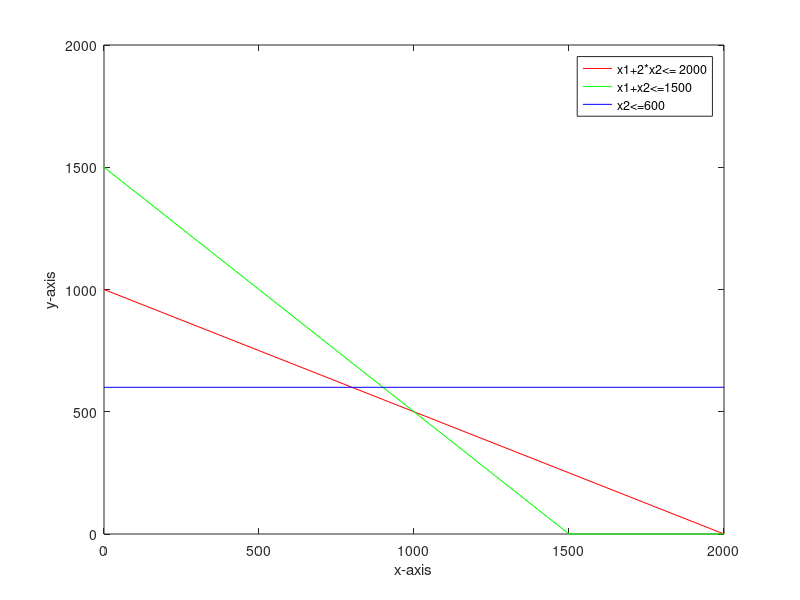

MATLAB code to generate this figure:
% Max z=3*x1+5*x2
%x1+2*x2<= 2000
%x1+x2<=1500
%x2<=600
%x1,x2>=0

%Plot the equations
clc
clear
format short
A=[1 2;1 1;0 1];
B=[2000;1500;600];
C=[3 5];
x1=0:100:max(B);
x21=(B(1,1)-A(1,1)*x1)/A(1,2);
x22=(B(2,1)-A(2,1)*x1)/A(2,2);
x23=(B(3,1)-A(3,1)*x1)/A(3,2);
x21=max(0,x21);
x22=max(0,x22);
x23=max(0,x23);
plot(x1,x21,'r',x1,x22,'g',x1,x23,'b');
legend('x1+2*x2<= 2000','x1+x2<=1500','x2<=600');
xlabel('x-axis');
ylabel('y-axis');

%find the corner points
CX1=find(x1==0);
C1=find(x21==0);
line1=transpose([x1([C1 CX1]);x21([C1 CX1])]);
C2=find(x22==0);
line2=transpose([x1([C2 CX1]);x22([C2 CX1])]);
C3=find(x23==0);
line3=transpose([x1([C3 CX1]);x23([C3 CX1])]);
corpt=unique([line1;line2;line3],'rows');

%find intersection points and all points
pt=[0 0];
for i=1:size(A,1)
    for j=i+1:size(A,1)
        A1=A([i,j],:);
        B1=B([i,j],:);
        x=inv(A1)*B1;
        pt=[pt;transpose(x)];
    end
end
allpts=[corpt;pt];
allpts=unique(allpts,'rows');

%Eliminate the points that do not satisfy the constraints
for i=1:size(allpts,1)
    const1(i)=allpts(i,1)+2*allpts(i,2)-2000;
    const2(i)=allpts(i,1)+allpts(i,2)-1500;
    const3(i)=allpts(i,2)-600;
end
s1=find(const1 > 0);
s2=find(const2 > 0);
s3=find(const3 > 0);
s=unique([s1 s2 s3]);
allpts(s,:)=[];

%find maximum value
value=allpts*transpose(C);
[obj,index]=max(value);
X1=allpts(index,1);
X2=allpts(index,2);
fprintf('So the maximum value of the function is %d at (%d,%d)',obj,X1,X2);